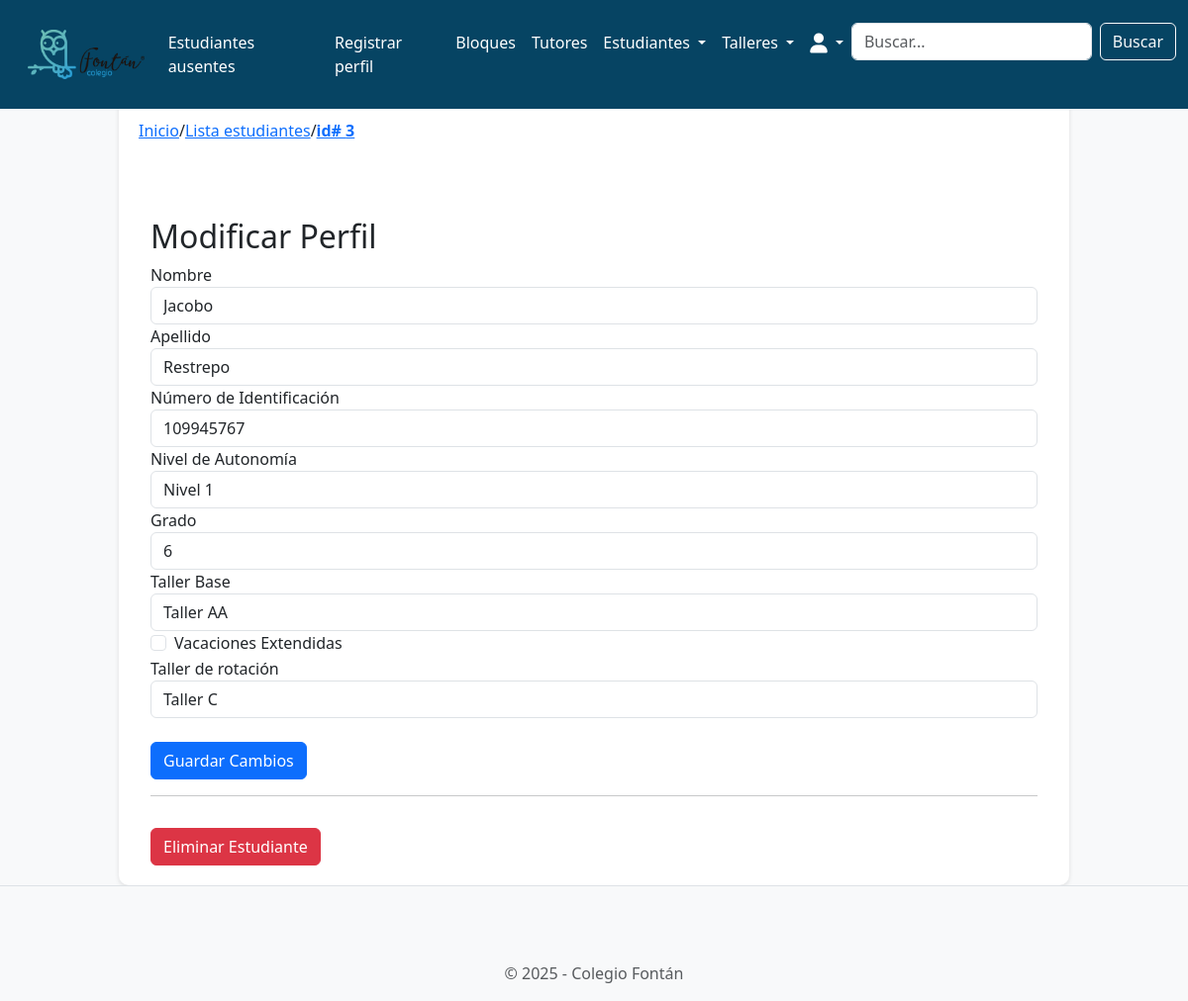
/students/modify/3/ (signed in), run on an earlier commit of the app's database.
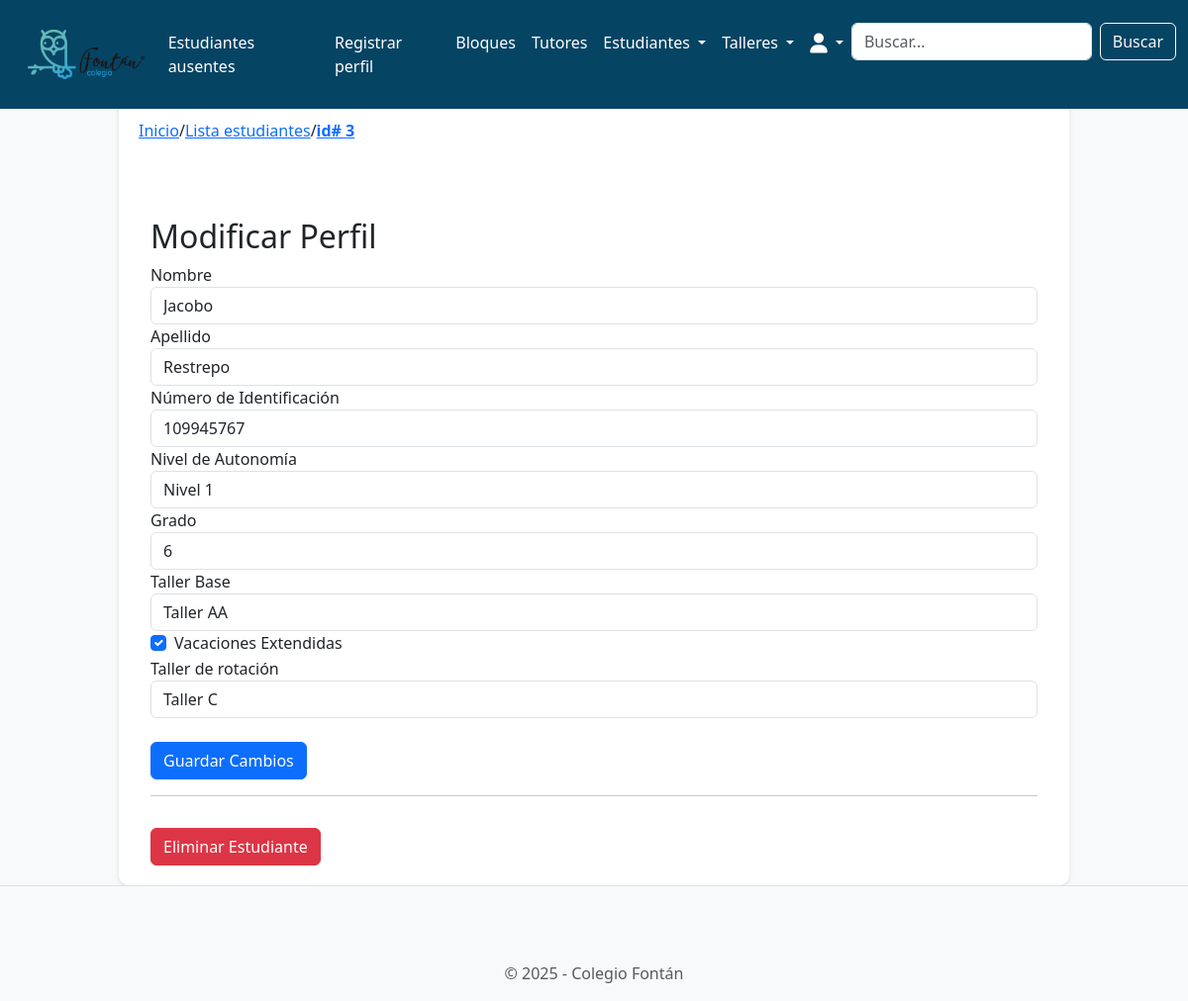
And on a later commit of the database.
### students/models.py (models this page shows, shortened)
class Student(models.Model):
    STATUS_CHOICES = [
        ('present', 'Presente'),
        ('absent', 'Ausente'),
        ('neutral', 'No llamado'),
    ]
    student_id = models.AutoField(primary_key=True)
    name = models.CharField(max_length=100)
    lastname = models.CharField(max_length=100)
    id_number = models.IntegerField(unique=True)
    autonomy_level = models.IntegerField(
        choices=[
            (1, 'Nivel 1'),
            (2, 'Nivel 2'),
            (3, 'Nivel 3'),
        ],
        default=1,
    )
    extended_vacation = models.BooleanField(default=False)
    grade = models.IntegerField(
        choices=[
            (1, '1'),
            (2, '2'),
            (3, '3'),
            (4, '4'),
            (5, '5'),
            (6, '6'),
            (7, '7'),
            (8, '8'),
            (9, '9'),
            (10, '10'),
            (11, '11'),
        ],
        default=1,
    )
    status = models.CharField(
        max_length=10,
        choices=STATUS_CHOICES,
        default='neutral'
    )
    workshop = models.ForeignKey('workshops.Workshop', on_delete=models.SET_NULL, null=True, blank=True)
    last_reset = models.DateTimeField(default=now)
    rotation_workshop = models.CharField(max_length=200, blank=True, null=True)

### workshops/models.py (models this page shows, shortened)
class Workshop(models.Model):
    WORKSHOP_TYPES = [
        ('primary', 'Primaria'),
        ('high_school', 'Bachillerato'),
        ('collective', 'Colectivo'),
    ]
    workshop_id = models.AutoField(primary_key=True)
    name = models.CharField(max_length=100, unique=True)
    tutor = models.ForeignKey(
        'tutors.Tutor',
        on_delete=models.SET_NULL,
        null=True,
        blank=True,
        related_name='workshops'  # Esta línea permite acceder a los talleres desde el tutor
    )
    max_capacity = models.IntegerField(default=25)
    type = models.CharField(
        max_length=20,
        choices=WORKSHOP_TYPES,
        default='primary'
    )

### students/views.py (the view, shortened to what this page needs)
# urls.py: path('modify/<int:student_id>/', views.modify_student, name='students.modify_student'),
def modify_student(request, student_id):
    student = get_object_or_404(Student, student_id=student_id)
    workshops = Workshop.objects.all()
    grades_range = range(1, 12)
    return render(request, 'students/modify_student.html', {
        'student': student,
        'workshops': workshops,
        'grades_range': grades_range,  # Pasamos el rango aquí
    })

### students/templates/students/modify_student.html (shortened to what this page needs)
{% extends 'base.html' %}
{% block breadcrumb %}
<a href="{% url 'home.home' %}">Inicio</a>
  <span>/</span>
  <a href="{% url 'students.student_list' %}">Lista estudiantes</a>
  <span>/</span>
  <a href="{% url 'students.modify_student' student.student_id %}"><strong> id# {{student.student_id}}</strong></a>
{% endblock %}
{% block content %}
<div class="container">
    <h2>Modificar Perfil</h2>
    <form method="POST">
        <div class="form-group">
            <label for="name">Nombre</label>
            <input type="text" class="form-control" id="name" name="name" value="{{ student.name }}" required>
        </div>
        <div class="form-group">
            <label for="lastname">Apellido</label>
            <input type="text" class="form-control" id="lastname" name="lastname" value="{{ student.lastname }}" required>
        </div>
        <div class="form-group">
            <label for="id_number">Número de Identificación</label>
            <input type="number" class="form-control" id="id_number" name="id_number" value="{{ student.id_number }}" required>
        </div>
        <div class="form-group">
            <label for="autonomy_level">Nivel de Autonomía</label>
            <select class="form-control" id="autonomy_level" name="autonomy_level">
                <option value="1" {% if student.autonomy_level == 1 %}selected{% endif %}>Nivel 1</option>
            </select>
        </div>
        <div class="form-group">
            <label for="grade">Grado</label>
            <select class="form-control" id="grade" name="grade">
                {% for i in grades_range %}
                    <option value="{{ i }}" {% if student.grade == i %}selected{% endif %}>{{ i }}</option>
                {% endfor %}
            </select>
        </div>
        <div class="form-group">
            <label for="workshop">Taller Base</label>
            <select class="form-control" id="workshop" name="workshop">
                {% for workshop in workshops %}
                    <option value="{{ workshop.workshop_id }}" {% if student.workshop == workshop %}selected{% endif %}>
                        {{ workshop.name }}
                    </option>
                {% endfor %}
            </select>
        </div>
        <div class="form-group form-check">
            <input type="checkbox" class="form-check-input" id="extended_vacation" name="extended_vacation" {% if student.extended_vacation %}checked{% endif %}>
            <label class="form-check-label" for="extended_vacation">Vacaciones Extendidas</label>
        </div>
        <div class="form-group">
            <label for="rotation_workshop">Taller de rotación</label>
            <input type="text" class="form-control" id="rotation_workshop" name="rotation_workshop" value="{{ student.rotation_workshop}}" required>
        </div>
        <br>
        <button type="submit" class="btn btn-primary">Guardar Cambios</button>
    </form>
    <hr>
    <form action="{% url 'students.confirm_delete_student' student.student_id %}" method="POST">
        <button type="submit" class="btn btn-danger mt-3">Eliminar Estudiante</button>
    </form>
</div>
{% endblock %}

What changed in the data, as far as the page shows it:
changed Student "Jacobo": extended_vacation "☐" → "☑"
